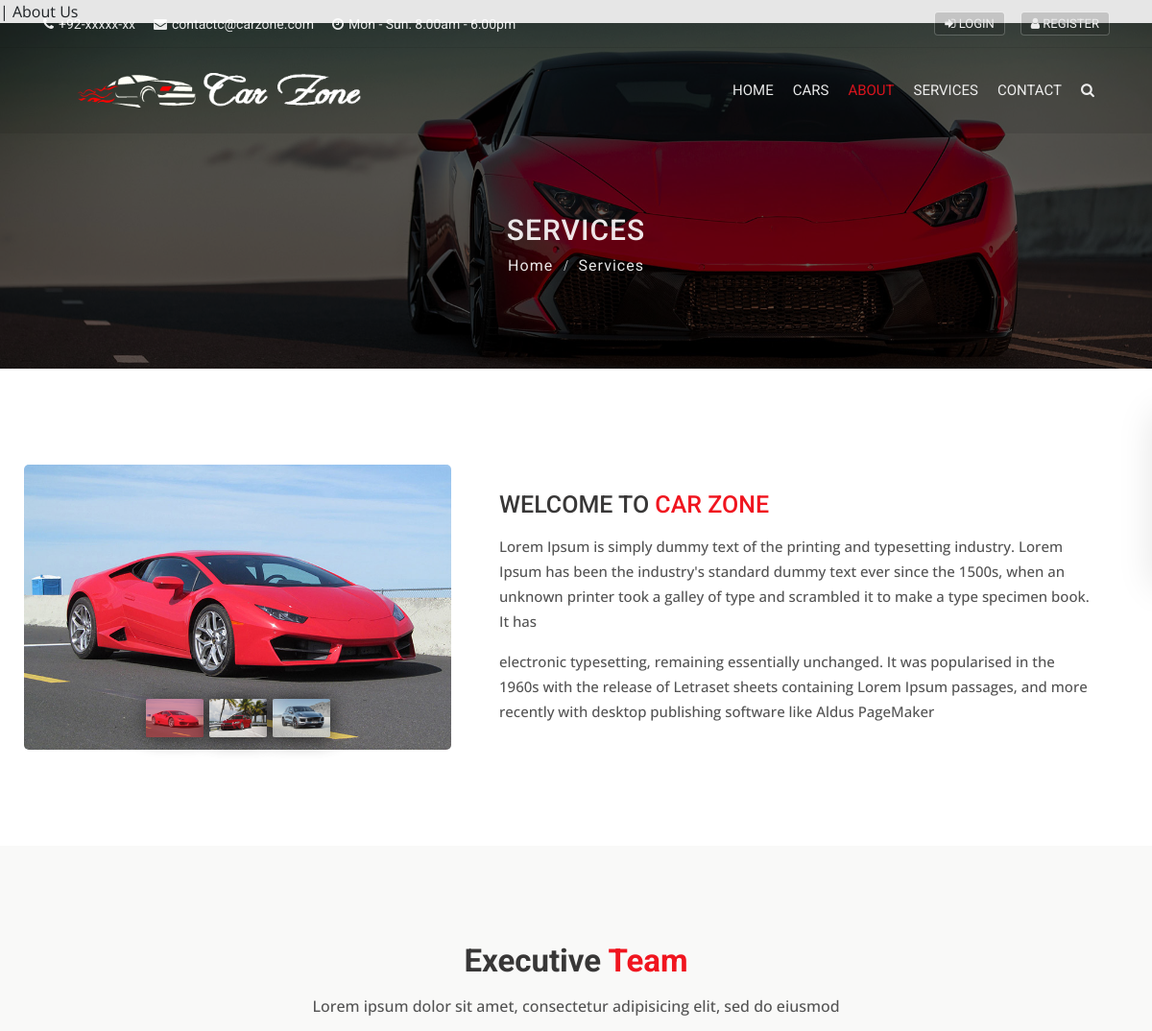
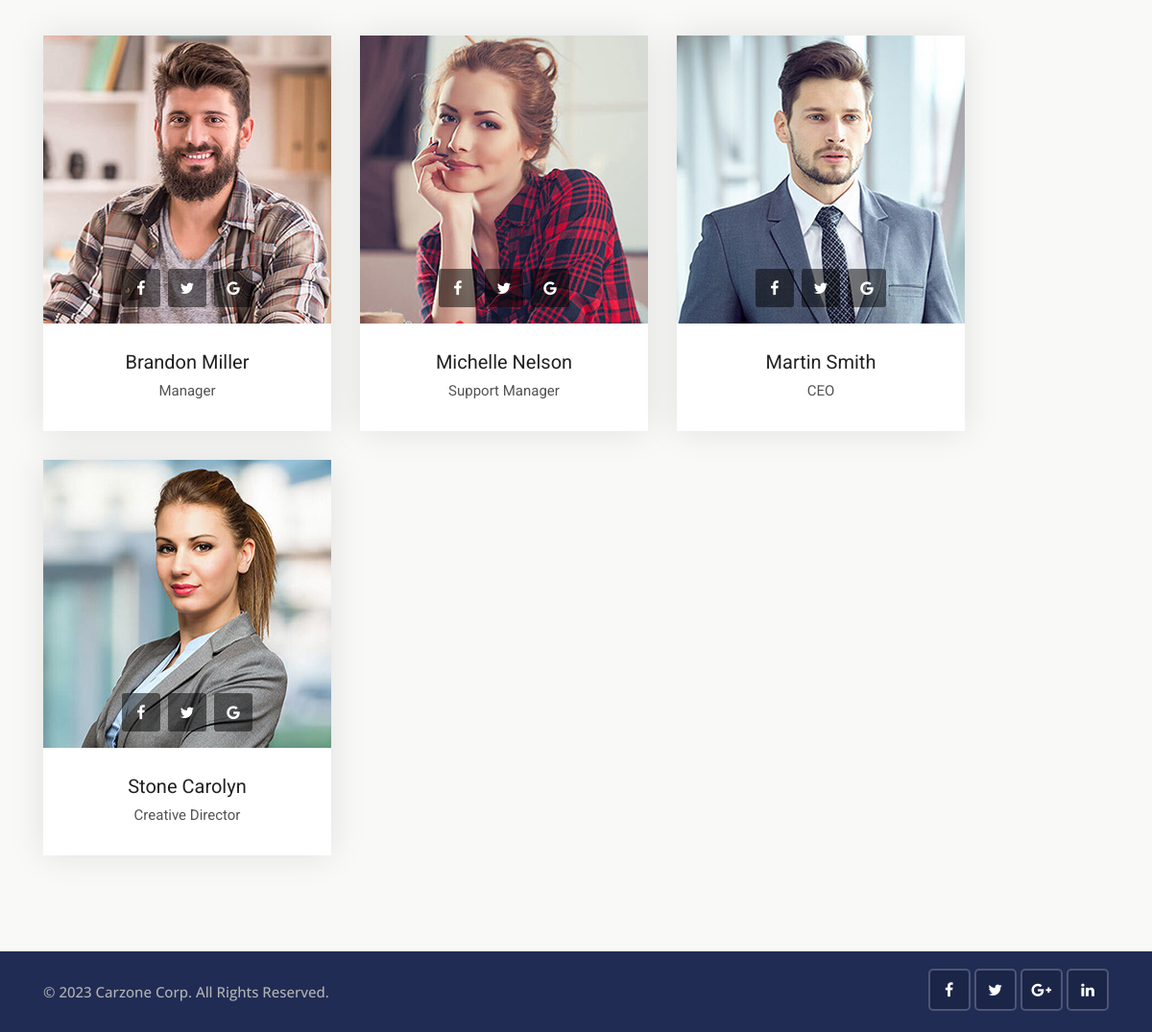
/about, run on the app's committed database (2 pictures, top to bottom).
### pages/models.py (models this page shows, shortened)
class Team(models.Model):
    first_name=models.CharField(max_length=255)
    last_name=models.CharField(max_length=255)
    designation=models.CharField(max_length=255)
    photo=models.ImageField(upload_to='photos/%Y/%m/%d/')
    facebook_link=models.URLField(max_length=100)
    twitter_link=models.URLField(max_length=100)
    google_plus_link=models.URLField(max_length=100)
    created_date=models.DateTimeField(auto_now_add=True)

### pages/views.py (the view)
# urls.py: path('about',views.about,name='about'),
def about(request):
    teams=Team.objects.all()
    context={
        'teams':teams
    }
    return render(request,'pages/about.html',context)

### pages/templates/pages/about.html (shortened to what this page needs)
{% extends 'base.html' %}
{% block content %}
{% block title %}| About Us{% endblock title %}
{% load static %}
<div class="sub-banner overview-bgi">
    <div class="container breadcrumb-area">
        <div class="breadcrumb-areas">
            <h1>Services</h1>
            <ul class="breadcrumbs">
                <li><a href="{% url 'home' %}">Home</a></li>
                <li class="active">Services</li>
            </ul>
        </div>
    </div>
</div>
<div class="about-car content-area-5">
    <div class="container">
        <div class="row">
            <div class="col-xl-5 col-lg-6">
                <div class="about-car-photo">
                    <div id="carDetailsSlider" class="carousel car-details-sliders slide">
                        <div class="carousel-inner">
                            <div class="active item carousel-item" data-slide-number="0">
                                <img src="{% static 'img/car/car-1.jpg' %}" class="img-fluid" alt="slider-car">
                            </div>
                        </div>
                        <ul class="carousel-indicators car-properties list-inline nav nav-justified">
                            <li class="list-inline-item active">
                                <a id="carousel-selector-0" class="selected" data-slide-to="0" data-target="#carDetailsSlider">
                                    <img src="{% static 'img/car/car-1.jpg' %}" class="img-fluid" alt="small-car">
                                </a>
                            </li>
                            <li class="list-inline-item">
                                <a id="carousel-selector-1" data-slide-to="1" data-target="#carDetailsSlider">
                                    <img src="{% static 'img/car/car-2.jpg' %}" class="img-fluid" alt="small-car">
                                </a>
                            </li>
                            <li class="list-inline-item">
                                <a id="carousel-selector-2" data-slide-to="2" data-target="#carDetailsSlider">
                                    <img src="{% static 'img/car/car-3.jpg' %}" class="img-fluid" alt="small-car">
                                </a>
                            </li>
                        </ul>
                    </div>
                </div>
            </div>
            <div class="col-xl-7 col-lg-6 align-self-center">
                <div class="best-used-car">
                    <h3>Welcome to <span>Car Zone</span></h3>
                    <p>Lorem Ipsum is simply dummy text of the printing and typesetting industry. Lorem Ipsum has been the industry's standard dummy text ever since the 1500s, when an unknown printer took a galley of type and scrambled it to make a type specimen book. It has</p>
                    <p class="mb-0">electronic typesetting, remaining essentially unchanged. It was popularised in the 1960s with the release of Letraset sheets containing Lorem Ipsum passages, and more recently with desktop publishing software like Aldus PageMaker</p>
                </div>
            </div>
        </div>
    </div>
</div>
<div class="our-team content-area bg-grea-3">
    <div class="container">
        <div class="main-title">
            <h1>Executive <span>Team</span></h1>
            <p>Lorem ipsum dolor sit amet, consectetur adipisicing elit, sed do eiusmod</p>
        </div>
         <div class="slick-slider-area clearfix">
            <div class="row slick-carousel" data-slick='{"slidesToShow": 4, "responsive":[{"breakpoint": 1024,"settings":{"slidesToShow": 2}}, {"breakpoint": 768,"settings":{"slidesToShow": 1}}]}'>
                {% for team  in teams  %}
                <div class="slick-slide-item">
                    <div class="team-1">
                        <div class="photo">
                            <a href="#">
                                <img src="{{ team.photo.url }}" alt="team-1" class="img-fluid">
                            </a>
                            <div class="social-list clearfix">
                                <a href="{{ team.facebook_link }}" target='_blank' class="facebook-bg"><i class="fa fa-facebook"></i></a>
                                <a href="{{ team.twitter_link }}" target='_blank'  class="twitter-bg"><i class="fa fa-twitter"></i></a>
                                <a href="{{ team.google_plus_link }}" target='_blank'  class="google-bg"><i class="fa fa-google"></i></a>
                            </div>
                        </div>
                        <div class="details">
                            <h4><a href="team-detail.html">{{ team.first_name }} {{ team.last_name }}</a></h4>
                            <h5>{{ team.designation }}</h5>
                        </div>
                    </div>
                </div>
                {% endfor %}
            </div>
        </div>
    </div>
</div>
{% endblock  %}

### pages/static/css/skins/red.css (style rules this page uses)
.about-car .best-used-car h3 span { color: #f0151f; }
.carousel-indicators .active { background-color: #f0151f; }
.main-title h1 span { color:#f0151f; }

### data on the page
Team: photo (picture), first_name "Brandon", last_name "Miller", designation "Manager"
Team: photo (picture), first_name "Michelle", last_name "Nelson", designation "Support Manager"
Team: photo (picture), first_name "Martin", last_name "Smith", designation "CEO"
Team: photo (picture), first_name "Stone", last_name "Carolyn", designation "Creative Director"
